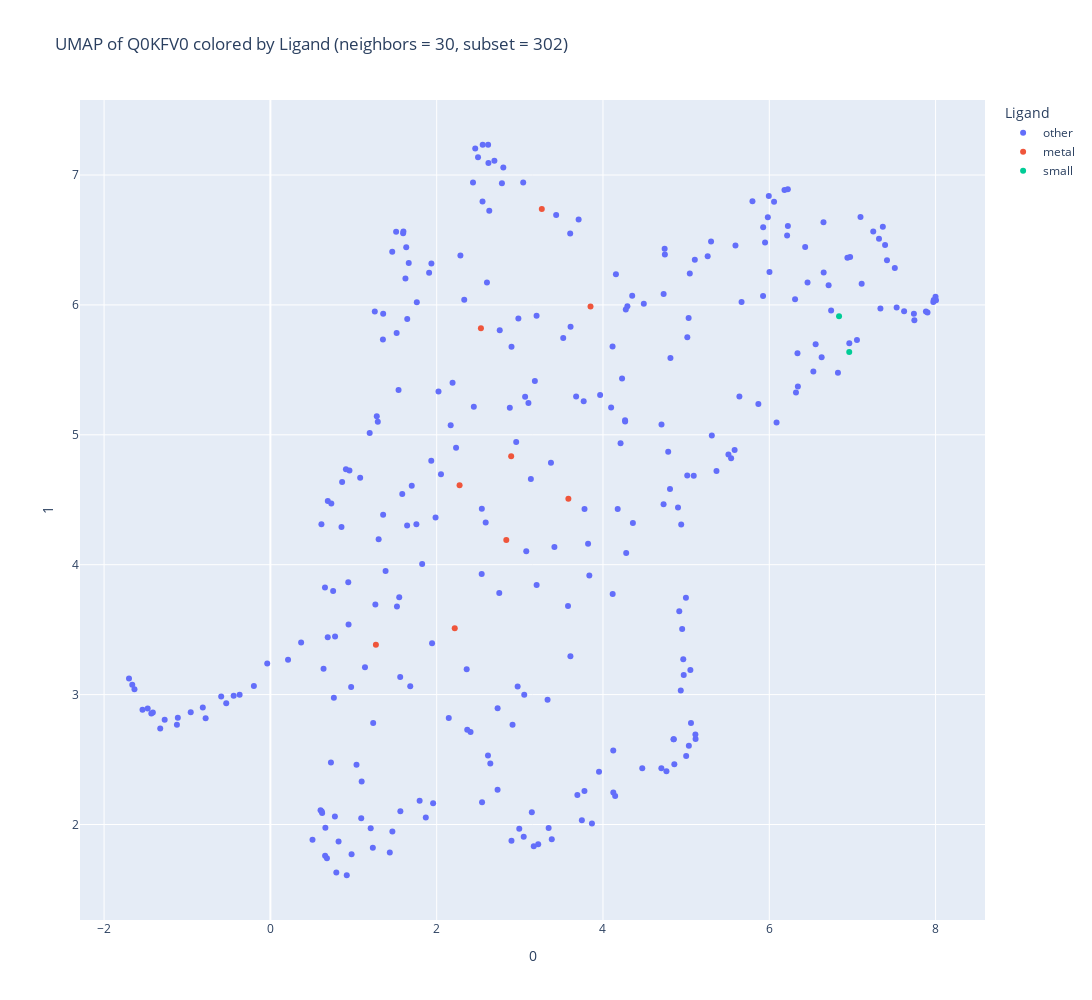

This figure's notebook cell:
### Code cell
prot.show_umap(color='ligand')

### Figure 1 — Plotly figure (JSON) as saved in the notebook; plotly's stock layout.template omitted (floating-point values rounded to 4 significant figures; data arrays with more than 128 entries replaced by an {"elided": "..."} marker saying what was removed)
{"data": [{"customdata": {"elided": "291x3 mixed values"}, "hovertemplate": "Ligand=other<br>0=%{x}<br>1=%{y}<br>ligand=%{customdata[0]}<br>position=%{customdata[1]}<br>residue=%{customdata[2]}<extra></extra>", "legendgroup": "other", "marker": {"color": "#636efa", "symbol": "circle"}, "mode": "markers", "name": "other", "orientation": "v", "showlegend": true, "type": "scatter", "x": {"elided": "291 float values"}, "xaxis": "x", "y": {"elided": "291 float values"}, "yaxis": "y"}, {"customdata": [["metal", 25, "W"], ["metal", 30, "H"], ["metal", 69, "D"], ["metal", 84, "H"], ["metal", 146, "H"], ["metal", 150, "D"], ["metal", 156, "H"], ["metal", 180, "H"], ["metal", 184, "D"]], "hovertemplate": "Ligand=metal<br>0=%{x}<br>1=%{y}<br>ligand=%{customdata[0]}<br>position=%{customdata[1]}<br>residue=%{customdata[2]}<extra></extra>", "legendgroup": "metal", "marker": {"color": "#EF553B", "symbol": "circle"}, "mode": "markers", "name": "metal", "orientation": "v", "showlegend": true, "type": "scatter", "x": [2.837, 3.584, 3.264, 2.532, 3.85, 2.896, 2.275, 1.269, 2.217], "xaxis": "x", "y": [4.191, 4.508, 6.738, 5.82, 5.987, 4.835, 4.611, 3.383, 3.512], "yaxis": "y"}, {"customdata": [["small", 43, "D"], ["small", 47, "H"]], "hovertemplate": "Ligand=small<br>0=%{x}<br>1=%{y}<br>ligand=%{customdata[0]}<br>position=%{customdata[1]}<br>residue=%{customdata[2]}<extra></extra>", "legendgroup": "small", "marker": {"color": "#00cc96", "symbol": "circle"}, "mode": "markers", "name": "small", "orientation": "v", "showlegend": true, "type": "scatter", "x": [6.961, 6.839], "xaxis": "x", "y": [5.638, 5.913], "yaxis": "y"}], "layout": {"height": 1000, "legend": {"title": {"text": "Ligand"}, "tracegroupgap": 0}, "title": {"text": "UMAP of Q0KFV0 colored by Ligand (neighbors = 30, subset = 302)"}, "width": 1800, "xaxis": {"anchor": "y", "domain": [0, 1], "title": {"text": "0"}}, "yaxis": {"anchor": "x", "domain": [0, 1], "title": {"text": "1"}}}}
